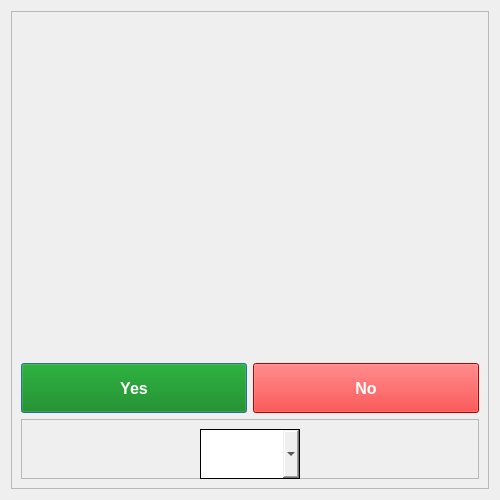
<?xml version="1.0" encoding="UTF-8"?>
<ui version="4.0">
 <class>Dialog</class>
 <widget class="QDialog" name="Dialog">
  <property name="geometry">
   <rect>
    <x>0</x>
    <y>0</y>
    <width>500</width>
    <height>500</height>
   </rect>
  </property>
  <property name="minimumSize">
   <size>
    <width>500</width>
    <height>500</height>
   </size>
  </property>
  <property name="maximumSize">
   <size>
    <width>500</width>
    <height>500</height>
   </size>
  </property>
  <property name="windowTitle">
   <string>Dialog</string>
  </property>
  <property name="styleSheet">
   <string notr="true"/>
  </property>
  <layout class="QGridLayout" name="gridLayout_2">
   <item row="0" column="0">
    <widget class="QFrame" name="frame">
     <property name="styleSheet">
      <string notr="true"/>
     </property>
     <property name="frameShape">
      <enum>QFrame::StyledPanel</enum>
     </property>
     <property name="frameShadow">
      <enum>QFrame::Raised</enum>
     </property>
     <layout class="QGridLayout" name="gridLayout">
      <item row="0" column="0" colspan="2">
       <widget class="QLabel" name="predLabel">
        <property name="font">
         <font>
          <pointsize>12</pointsize>
          <weight>75</weight>
          <bold>true</bold>
         </font>
        </property>
        <property name="text">
         <string/>
        </property>
        <property name="alignment">
         <set>Qt::AlignCenter</set>
        </property>
       </widget>
      </item>
      <item row="1" column="0">
       <widget class="QPushButton" name="yesBtn">
        <property name="minimumSize">
         <size>
          <width>0</width>
          <height>50</height>
         </size>
        </property>
        <property name="font">
         <font>
          <pointsize>12</pointsize>
          <weight>75</weight>
          <bold>true</bold>
         </font>
        </property>
        <property name="cursor">
         <cursorShape>PointingHandCursor</cursorShape>
        </property>
        <property name="styleSheet">
         <string notr="true">background-color: green;
color: white;</string>
        </property>
        <property name="text">
         <string>Yes</string>
        </property>
       </widget>
      </item>
      <item row="1" column="1">
       <widget class="QPushButton" name="noBtn">
        <property name="minimumSize">
         <size>
          <width>0</width>
          <height>50</height>
         </size>
        </property>
        <property name="font">
         <font>
          <pointsize>12</pointsize>
          <weight>75</weight>
          <bold>true</bold>
         </font>
        </property>
        <property name="cursor">
         <cursorShape>PointingHandCursor</cursorShape>
        </property>
        <property name="styleSheet">
         <string notr="true">background-color: red;
color: white</string>
        </property>
        <property name="text">
         <string>No</string>
        </property>
       </widget>
      </item>
      <item row="2" column="0" colspan="2">
       <widget class="QFrame" name="frame_2">
        <property name="maximumSize">
         <size>
          <width>16777215</width>
          <height>60</height>
         </size>
        </property>
        <property name="frameShape">
         <enum>QFrame::StyledPanel</enum>
        </property>
        <property name="frameShadow">
         <enum>QFrame::Raised</enum>
        </property>
        <layout class="QGridLayout" name="gridLayout_3">
         <item row="0" column="0">
          <spacer name="horizontalSpacer">
           <property name="orientation">
            <enum>Qt::Horizontal</enum>
           </property>
           <property name="sizeHint" stdset="0">
            <size>
             <width>40</width>
             <height>20</height>
            </size>
           </property>
          </spacer>
         </item>
         <item row="0" column="1">
          <widget class="QComboBox" name="comboBox">
           <property name="minimumSize">
            <size>
             <width>100</width>
             <height>50</height>
            </size>
           </property>
           <property name="font">
            <font>
             <pointsize>12</pointsize>
            </font>
           </property>
           <property name="styleSheet">
            <string notr="true">border: 1px solid black;</string>
           </property>
          </widget>
         </item>
         <item row="0" column="2">
          <spacer name="horizontalSpacer_2">
           <property name="orientation">
            <enum>Qt::Horizontal</enum>
           </property>
           <property name="sizeHint" stdset="0">
            <size>
             <width>40</width>
             <height>20</height>
            </size>
           </property>
          </spacer>
         </item>
        </layout>
       </widget>
      </item>
     </layout>
    </widget>
   </item>
  </layout>
 </widget>
 <resources/>
 <connections/>
</ui>
